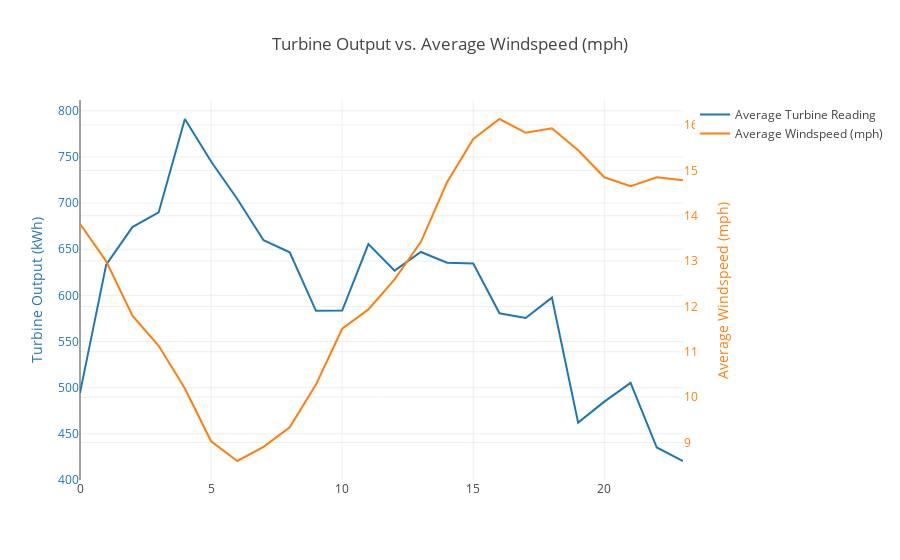
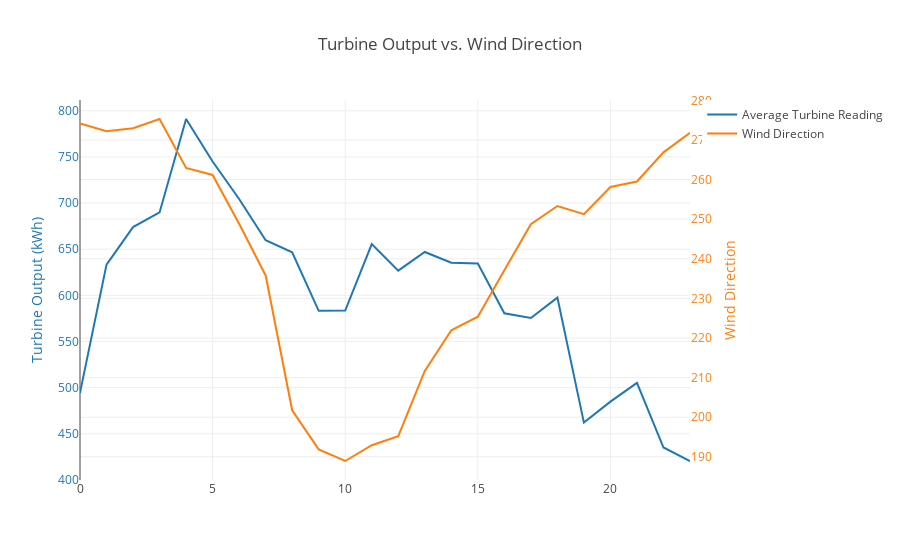
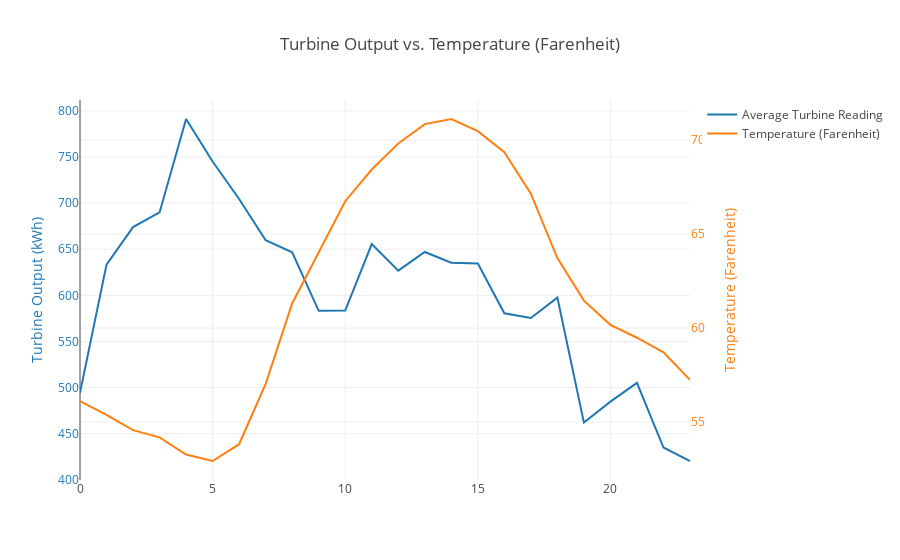
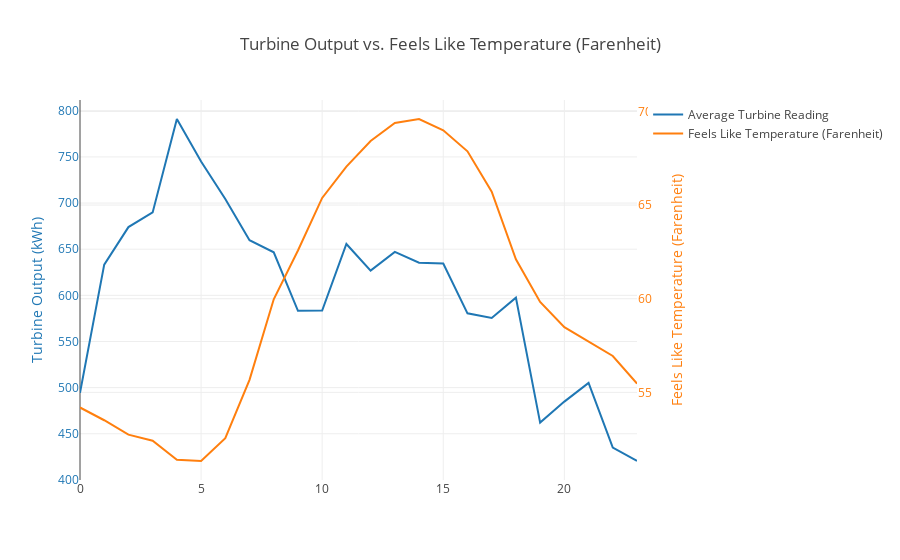

These figures' notebook cell, in order:
### Markdown cell above
## Combined Plots

### Code cell
# hour_of_the_day

for feature in feature_dict:
    trace1 = go.Scatter(
        x=turbine_grouped_hour["turbine_hour_of_day"],
        y=turbine_grouped_hour["avg_kW_reading"],
        mode="lines",
        name="Average Turbine Reading"
    )

    trace2 = go.Scatter(
        x=weather_grouped_hour["weather_hour_of_day"],
        y=weather_grouped_hour[feature],
        mode="lines",
        name=feature_dict[feature],
        yaxis="y2"
    )

    data = [trace1, trace2]
    layout = go.Layout(
        title='Turbine Output vs. ' + feature_dict[feature],
        yaxis=dict(
            title='Turbine Output (kWh)',
            titlefont=dict(
                color='#1f77b4'
            ),
            tickfont=dict(
                color='#1f77b4'
            )
        ),
        yaxis2=dict(
            title=feature_dict[feature],
            titlefont=dict(
                color='#ff7f0e'
            ),
            tickfont=dict(
                color='#ff7f0e'
            ),
            overlaying='y',
            side='right'
        )
    )

    fig = go.Figure(data=data, layout=layout)
    py.iplot(fig)

### Figure 1 — Plotly figure (JSON) as saved in the notebook; plotly's stock layout.template omitted (floating-point values rounded to 4 significant figures)
{"data": [{"mode": "lines", "name": "Average Turbine Reading", "type": "scatter", "uid": "7f1d5c3b-9b7d-499d-a64d-b15d1b5ef4de", "x": [0, 1, 2, 3, 4, 5, 6, 7, 8, 9, 10, 11, 12, 13, 14, 15, 16, 17, 18, 19, 20, 21, 22, 23], "y": [494.3, 633.3, 673.9, 689.8, 791.1, 745.1, 704.4, 659.7, 646.6, 583.2, 583.5, 655.6, 626.8, 647.0, 635.4, 634.4, 580.5, 575.4, 597.5, 462.1, 484.8, 505.1, 435.1, 420.5]}, {"mode": "lines", "name": "Average Windspeed (mph)", "type": "scatter", "uid": "4f292924-a588-4f46-becd-ca751f25a621", "x": [0, 1, 2, 3, 4, 5, 6, 7, 8, 9, 10, 11, 12, 13, 14, 15, 16, 17, 18, 19, 20, 21, 22, 23], "y": [13.82, 12.99, 11.79, 11.13, 10.19, 9.027, 8.593, 8.905, 9.336, 10.28, 11.51, 11.93, 12.6, 13.42, 14.74, 15.69, 16.13, 15.83, 15.93, 15.44, 14.85, 14.65, 14.85, 14.78], "yaxis": "y2"}], "layout": {"title": "Turbine Output vs. Average Windspeed (mph)", "yaxis": {"tickfont": {"color": "#1f77b4"}, "title": "Turbine Output (kWh)", "titlefont": {"color": "#1f77b4"}}, "yaxis2": {"overlaying": "y", "side": "right", "tickfont": {"color": "#ff7f0e"}, "title": "Average Windspeed (mph)", "titlefont": {"color": "#ff7f0e"}}}}

### Figure 2 — Plotly figure (JSON) as saved in the notebook; plotly's stock layout.template omitted (floating-point values rounded to 4 significant figures)
{"data": [{"mode": "lines", "name": "Average Turbine Reading", "type": "scatter", "uid": "6fcb0dc4-b6d5-4605-8c70-643051bcd56b", "x": [0, 1, 2, 3, 4, 5, 6, 7, 8, 9, 10, 11, 12, 13, 14, 15, 16, 17, 18, 19, 20, 21, 22, 23], "y": [494.3, 633.3, 673.9, 689.8, 791.1, 745.1, 704.4, 659.7, 646.6, 583.2, 583.5, 655.6, 626.8, 647.0, 635.4, 634.4, 580.5, 575.4, 597.5, 462.1, 484.8, 505.1, 435.1, 420.5]}, {"mode": "lines", "name": "Wind Direction", "type": "scatter", "uid": "a77ee854-cebd-4685-b721-57b66506789d", "x": [0, 1, 2, 3, 4, 5, 6, 7, 8, 9, 10, 11, 12, 13, 14, 15, 16, 17, 18, 19, 20, 21, 22, 23], "y": [274.2, 272.2, 273.0, 275.3, 262.9, 261.2, 248.8, 235.8, 201.7, 191.9, 188.9, 192.9, 195.2, 211.7, 221.9, 225.4, 237.1, 248.7, 253.3, 251.3, 258.1, 259.5, 266.9, 271.8], "yaxis": "y2"}], "layout": {"title": "Turbine Output vs. Wind Direction", "yaxis": {"tickfont": {"color": "#1f77b4"}, "title": "Turbine Output (kWh)", "titlefont": {"color": "#1f77b4"}}, "yaxis2": {"overlaying": "y", "side": "right", "tickfont": {"color": "#ff7f0e"}, "title": "Wind Direction", "titlefont": {"color": "#ff7f0e"}}}}

### Figure 3 — Plotly figure (JSON) as saved in the notebook; plotly's stock layout.template omitted (floating-point values rounded to 4 significant figures)
{"data": [{"mode": "lines", "name": "Average Turbine Reading", "type": "scatter", "uid": "40c5bbff-8b3b-4aca-ba13-86488a3cee7b", "x": [0, 1, 2, 3, 4, 5, 6, 7, 8, 9, 10, 11, 12, 13, 14, 15, 16, 17, 18, 19, 20, 21, 22, 23], "y": [494.3, 633.3, 673.9, 689.8, 791.1, 745.1, 704.4, 659.7, 646.6, 583.2, 583.5, 655.6, 626.8, 647.0, 635.4, 634.4, 580.5, 575.4, 597.5, 462.1, 484.8, 505.1, 435.1, 420.5]}, {"mode": "lines", "name": "Temperature (Farenheit)", "type": "scatter", "uid": "30f56a46-476c-4e91-a923-f01d665c2205", "x": [0, 1, 2, 3, 4, 5, 6, 7, 8, 9, 10, 11, 12, 13, 14, 15, 16, 17, 18, 19, 20, 21, 22, 23], "y": [56.11, 55.38, 54.57, 54.18, 53.27, 52.93, 53.82, 57.03, 61.31, 64.02, 66.75, 68.44, 69.83, 70.86, 71.13, 70.48, 69.36, 67.16, 63.73, 61.46, 60.17, 59.49, 58.71, 57.24], "yaxis": "y2"}], "layout": {"title": "Turbine Output vs. Temperature (Farenheit)", "yaxis": {"tickfont": {"color": "#1f77b4"}, "title": "Turbine Output (kWh)", "titlefont": {"color": "#1f77b4"}}, "yaxis2": {"overlaying": "y", "side": "right", "tickfont": {"color": "#ff7f0e"}, "title": "Temperature (Farenheit)", "titlefont": {"color": "#ff7f0e"}}}}

### Figure 4 — Plotly figure (JSON) as saved in the notebook; plotly's stock layout.template omitted (floating-point values rounded to 4 significant figures)
{"data": [{"mode": "lines", "name": "Average Turbine Reading", "type": "scatter", "uid": "403733e7-1917-44c4-8904-825c572741eb", "x": [0, 1, 2, 3, 4, 5, 6, 7, 8, 9, 10, 11, 12, 13, 14, 15, 16, 17, 18, 19, 20, 21, 22, 23], "y": [494.3, 633.3, 673.9, 689.8, 791.1, 745.1, 704.4, 659.7, 646.6, 583.2, 583.5, 655.6, 626.8, 647.0, 635.4, 634.4, 580.5, 575.4, 597.5, 462.1, 484.8, 505.1, 435.1, 420.5]}, {"mode": "lines", "name": "Feels Like Temperature (Farenheit)", "type": "scatter", "uid": "50de2bb3-65d9-4a58-a027-682dca45106d", "x": [0, 1, 2, 3, 4, 5, 6, 7, 8, 9, 10, 11, 12, 13, 14, 15, 16, 17, 18, 19, 20, 21, 22, 23], "y": [54.19, 53.51, 52.74, 52.42, 51.4, 51.33, 52.55, 55.67, 59.97, 62.58, 65.38, 67.06, 68.42, 69.39, 69.6, 68.99, 67.87, 65.71, 62.11, 59.83, 58.48, 57.71, 56.94, 55.47], "yaxis": "y2"}], "layout": {"title": "Turbine Output vs. Feels Like Temperature (Farenheit)", "yaxis": {"tickfont": {"color": "#1f77b4"}, "title": "Turbine Output (kWh)", "titlefont": {"color": "#1f77b4"}}, "yaxis2": {"overlaying": "y", "side": "right", "tickfont": {"color": "#ff7f0e"}, "title": "Feels Like Temperature (Farenheit)", "titlefont": {"color": "#ff7f0e"}}}}
